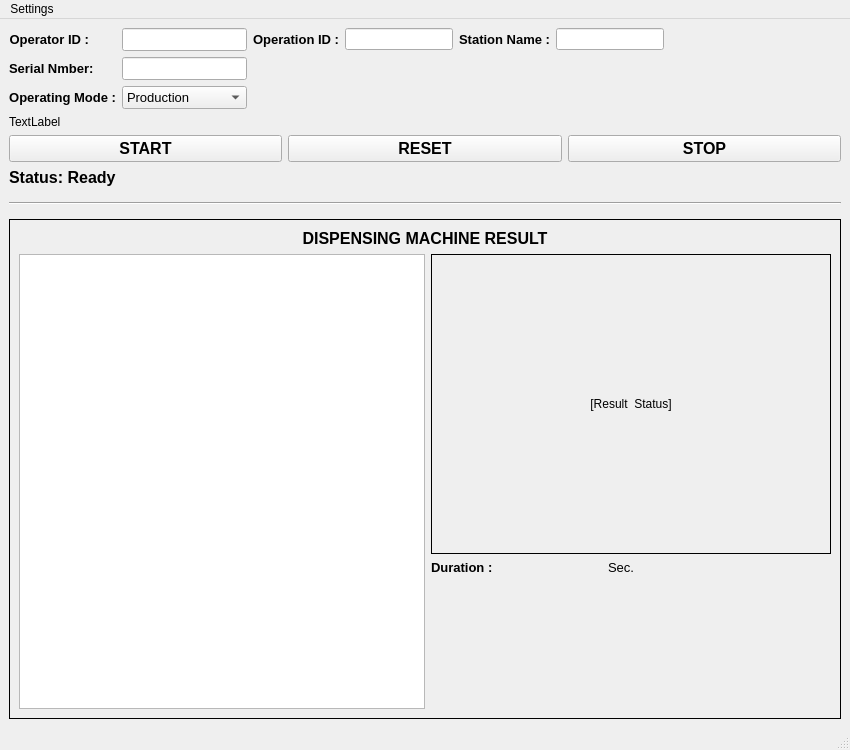
<?xml version="1.0" encoding="UTF-8"?>
<ui version="4.0">
 <class>MainWindow</class>
 <widget class="QMainWindow" name="MainWindow">
  <property name="geometry">
   <rect>
    <x>0</x>
    <y>0</y>
    <width>850</width>
    <height>750</height>
   </rect>
  </property>
  <property name="sizePolicy">
   <sizepolicy hsizetype="Minimum" vsizetype="Minimum">
    <horstretch>0</horstretch>
    <verstretch>0</verstretch>
   </sizepolicy>
  </property>
  <property name="minimumSize">
   <size>
    <width>850</width>
    <height>750</height>
   </size>
  </property>
  <property name="windowTitle">
   <string>MainWindow</string>
  </property>
  <widget class="QWidget" name="centralwidget">
   <layout class="QVBoxLayout" name="verticalLayout">
    <item>
     <layout class="QGridLayout" name="gridLayout">
      <item row="0" column="1">
       <widget class="QLineEdit" name="lineEdit_Operator">
        <property name="sizePolicy">
         <sizepolicy hsizetype="Fixed" vsizetype="Fixed">
          <horstretch>0</horstretch>
          <verstretch>0</verstretch>
         </sizepolicy>
        </property>
        <property name="minimumSize">
         <size>
          <width>0</width>
          <height>0</height>
         </size>
        </property>
        <property name="maximumSize">
         <size>
          <width>200</width>
          <height>16777215</height>
         </size>
        </property>
        <property name="font">
         <font>
          <pointsize>10</pointsize>
         </font>
        </property>
        <property name="text">
         <string/>
        </property>
        <property name="readOnly">
         <bool>true</bool>
        </property>
       </widget>
      </item>
      <item row="0" column="4">
       <widget class="QLabel" name="label_MC">
        <property name="sizePolicy">
         <sizepolicy hsizetype="Fixed" vsizetype="Fixed">
          <horstretch>0</horstretch>
          <verstretch>0</verstretch>
         </sizepolicy>
        </property>
        <property name="maximumSize">
         <size>
          <width>100</width>
          <height>16777215</height>
         </size>
        </property>
        <property name="font">
         <font>
          <pointsize>10</pointsize>
          <weight>75</weight>
          <bold>true</bold>
         </font>
        </property>
        <property name="text">
         <string>Station Name :</string>
        </property>
        <property name="alignment">
         <set>Qt::AlignRight|Qt::AlignTrailing|Qt::AlignVCenter</set>
        </property>
       </widget>
      </item>
      <item row="2" column="0">
       <widget class="QLabel" name="label_Mode">
        <property name="sizePolicy">
         <sizepolicy hsizetype="Preferred" vsizetype="Fixed">
          <horstretch>0</horstretch>
          <verstretch>0</verstretch>
         </sizepolicy>
        </property>
        <property name="font">
         <font>
          <pointsize>10</pointsize>
          <weight>75</weight>
          <bold>true</bold>
         </font>
        </property>
        <property name="text">
         <string>Operating Mode :</string>
        </property>
        <property name="alignment">
         <set>Qt::AlignRight|Qt::AlignTrailing|Qt::AlignVCenter</set>
        </property>
       </widget>
      </item>
      <item row="0" column="6">
       <spacer name="horizontalSpacer">
        <property name="orientation">
         <enum>Qt::Horizontal</enum>
        </property>
        <property name="sizeHint" stdset="0">
         <size>
          <width>40</width>
          <height>20</height>
         </size>
        </property>
       </spacer>
      </item>
      <item row="0" column="0">
       <widget class="QLabel" name="label_Opeator">
        <property name="sizePolicy">
         <sizepolicy hsizetype="Fixed" vsizetype="Fixed">
          <horstretch>0</horstretch>
          <verstretch>0</verstretch>
         </sizepolicy>
        </property>
        <property name="font">
         <font>
          <pointsize>10</pointsize>
          <weight>75</weight>
          <bold>true</bold>
         </font>
        </property>
        <property name="text">
         <string>Operator ID :</string>
        </property>
        <property name="alignment">
         <set>Qt::AlignRight|Qt::AlignTrailing|Qt::AlignVCenter</set>
        </property>
       </widget>
      </item>
      <item row="0" column="3">
       <widget class="QLineEdit" name="lineEdit_Operation">
        <property name="sizePolicy">
         <sizepolicy hsizetype="Fixed" vsizetype="Fixed">
          <horstretch>0</horstretch>
          <verstretch>0</verstretch>
         </sizepolicy>
        </property>
        <property name="maximumSize">
         <size>
          <width>150</width>
          <height>16777215</height>
         </size>
        </property>
       </widget>
      </item>
      <item row="3" column="0" colspan="7">
       <widget class="QLabel" name="label_Error">
        <property name="text">
         <string>TextLabel</string>
        </property>
       </widget>
      </item>
      <item row="0" column="5">
       <widget class="QLineEdit" name="lineEdit_Station">
        <property name="sizePolicy">
         <sizepolicy hsizetype="Fixed" vsizetype="Fixed">
          <horstretch>0</horstretch>
          <verstretch>0</verstretch>
         </sizepolicy>
        </property>
        <property name="maximumSize">
         <size>
          <width>150</width>
          <height>16777215</height>
         </size>
        </property>
       </widget>
      </item>
      <item row="2" column="1">
       <widget class="QComboBox" name="comboBox">
        <property name="sizePolicy">
         <sizepolicy hsizetype="Fixed" vsizetype="Fixed">
          <horstretch>0</horstretch>
          <verstretch>0</verstretch>
         </sizepolicy>
        </property>
        <property name="minimumSize">
         <size>
          <width>0</width>
          <height>0</height>
         </size>
        </property>
        <property name="maximumSize">
         <size>
          <width>150</width>
          <height>16777215</height>
         </size>
        </property>
        <property name="font">
         <font>
          <pointsize>10</pointsize>
         </font>
        </property>
        <item>
         <property name="text">
          <string>Production</string>
         </property>
        </item>
        <item>
         <property name="text">
          <string>Debug</string>
         </property>
        </item>
        <item>
         <property name="text">
          <string>Deviation</string>
         </property>
        </item>
        <item>
         <property name="text">
          <string>Maintenance</string>
         </property>
        </item>
        <item>
         <property name="text">
          <string>Calibration</string>
         </property>
        </item>
       </widget>
      </item>
      <item row="0" column="2">
       <widget class="QLabel" name="label_Operation">
        <property name="sizePolicy">
         <sizepolicy hsizetype="Fixed" vsizetype="Fixed">
          <horstretch>0</horstretch>
          <verstretch>0</verstretch>
         </sizepolicy>
        </property>
        <property name="font">
         <font>
          <pointsize>10</pointsize>
          <weight>75</weight>
          <bold>true</bold>
         </font>
        </property>
        <property name="text">
         <string>Operation ID :</string>
        </property>
        <property name="alignment">
         <set>Qt::AlignRight|Qt::AlignTrailing|Qt::AlignVCenter</set>
        </property>
       </widget>
      </item>
      <item row="1" column="0">
       <widget class="QLabel" name="label_Serial">
        <property name="font">
         <font>
          <pointsize>10</pointsize>
          <weight>75</weight>
          <bold>true</bold>
         </font>
        </property>
        <property name="text">
         <string>Serial Nmber:</string>
        </property>
       </widget>
      </item>
      <item row="1" column="1">
       <widget class="QLineEdit" name="lineEdit_Serial">
        <property name="sizePolicy">
         <sizepolicy hsizetype="Maximum" vsizetype="Fixed">
          <horstretch>0</horstretch>
          <verstretch>0</verstretch>
         </sizepolicy>
        </property>
        <property name="maximumSize">
         <size>
          <width>200</width>
          <height>16777215</height>
         </size>
        </property>
        <property name="font">
         <font>
          <pointsize>10</pointsize>
         </font>
        </property>
       </widget>
      </item>
     </layout>
    </item>
    <item>
     <layout class="QHBoxLayout" name="horizontalLayout_buttons">
      <item>
       <widget class="QPushButton" name="btn_start">
        <property name="font">
         <font>
          <pointsize>12</pointsize>
          <weight>75</weight>
          <bold>true</bold>
         </font>
        </property>
        <property name="text">
         <string>START</string>
        </property>
       </widget>
      </item>
      <item>
       <widget class="QPushButton" name="btn_reset">
        <property name="font">
         <font>
          <pointsize>12</pointsize>
          <weight>75</weight>
          <bold>true</bold>
         </font>
        </property>
        <property name="text">
         <string>RESET</string>
        </property>
       </widget>
      </item>
      <item>
       <widget class="QPushButton" name="btn_stop">
        <property name="font">
         <font>
          <pointsize>12</pointsize>
          <weight>75</weight>
          <bold>true</bold>
         </font>
        </property>
        <property name="text">
         <string>STOP</string>
        </property>
       </widget>
      </item>
     </layout>
    </item>
    <item>
     <widget class="QLabel" name="label_status">
      <property name="font">
       <font>
        <pointsize>12</pointsize>
        <weight>75</weight>
        <bold>true</bold>
       </font>
      </property>
      <property name="text">
       <string>Status: Ready</string>
      </property>
     </widget>
    </item>
    <item>
     <widget class="Line" name="line">
      <property name="sizePolicy">
       <sizepolicy hsizetype="Minimum" vsizetype="Fixed">
        <horstretch>0</horstretch>
        <verstretch>0</verstretch>
       </sizepolicy>
      </property>
      <property name="minimumSize">
       <size>
        <width>0</width>
        <height>20</height>
       </size>
      </property>
      <property name="maximumSize">
       <size>
        <width>16777215</width>
        <height>20</height>
       </size>
      </property>
      <property name="orientation">
       <enum>Qt::Horizontal</enum>
      </property>
     </widget>
    </item>
    <item>
     <widget class="QStackedWidget" name="stackedWidget">
      <property name="sizePolicy">
       <sizepolicy hsizetype="Expanding" vsizetype="Expanding">
        <horstretch>0</horstretch>
        <verstretch>0</verstretch>
       </sizepolicy>
      </property>
      <property name="minimumSize">
       <size>
        <width>0</width>
        <height>0</height>
       </size>
      </property>
      <property name="frameShape">
       <enum>QFrame::Box</enum>
      </property>
      <property name="currentIndex">
       <number>0</number>
      </property>
      <widget class="QWidget" name="Page">
       <layout class="QGridLayout" name="gridLayout_2">
        <item row="3" column="2">
         <spacer name="verticalSpacer">
          <property name="orientation">
           <enum>Qt::Vertical</enum>
          </property>
          <property name="sizeHint" stdset="0">
           <size>
            <width>20</width>
            <height>40</height>
           </size>
          </property>
         </spacer>
        </item>
        <item row="2" column="1">
         <widget class="QLabel" name="label_Duration">
          <property name="sizePolicy">
           <sizepolicy hsizetype="Fixed" vsizetype="Fixed">
            <horstretch>0</horstretch>
            <verstretch>0</verstretch>
           </sizepolicy>
          </property>
          <property name="font">
           <font>
            <pointsize>10</pointsize>
            <weight>75</weight>
            <bold>true</bold>
           </font>
          </property>
          <property name="text">
           <string>Duration : </string>
          </property>
         </widget>
        </item>
        <item row="1" column="0" rowspan="3">
         <widget class="QTableView" name="tableResult"/>
        </item>
        <item row="2" column="3">
         <widget class="QLabel" name="label_SecUnit">
          <property name="sizePolicy">
           <sizepolicy hsizetype="Fixed" vsizetype="Fixed">
            <horstretch>0</horstretch>
            <verstretch>0</verstretch>
           </sizepolicy>
          </property>
          <property name="font">
           <font>
            <pointsize>10</pointsize>
           </font>
          </property>
          <property name="text">
           <string>Sec.</string>
          </property>
         </widget>
        </item>
        <item row="1" column="1" colspan="4">
         <widget class="QLabel" name="label_ResultStatus">
          <property name="sizePolicy">
           <sizepolicy hsizetype="Fixed" vsizetype="Fixed">
            <horstretch>0</horstretch>
            <verstretch>0</verstretch>
           </sizepolicy>
          </property>
          <property name="minimumSize">
           <size>
            <width>400</width>
            <height>300</height>
           </size>
          </property>
          <property name="maximumSize">
           <size>
            <width>400</width>
            <height>300</height>
           </size>
          </property>
          <property name="frameShape">
           <enum>QFrame::Box</enum>
          </property>
          <property name="text">
           <string>[Result  Status]</string>
          </property>
          <property name="alignment">
           <set>Qt::AlignCenter</set>
          </property>
         </widget>
        </item>
        <item row="2" column="2">
         <widget class="QLabel" name="DurationValue">
          <property name="sizePolicy">
           <sizepolicy hsizetype="Fixed" vsizetype="Fixed">
            <horstretch>0</horstretch>
            <verstretch>0</verstretch>
           </sizepolicy>
          </property>
          <property name="minimumSize">
           <size>
            <width>100</width>
            <height>0</height>
           </size>
          </property>
          <property name="maximumSize">
           <size>
            <width>100</width>
            <height>16777215</height>
           </size>
          </property>
          <property name="font">
           <font>
            <pointsize>10</pointsize>
           </font>
          </property>
          <property name="text">
           <string/>
          </property>
         </widget>
        </item>
        <item row="0" column="0" colspan="5">
         <widget class="QLabel" name="label_ResultHeader">
          <property name="sizePolicy">
           <sizepolicy hsizetype="Preferred" vsizetype="Fixed">
            <horstretch>0</horstretch>
            <verstretch>0</verstretch>
           </sizepolicy>
          </property>
          <property name="font">
           <font>
            <pointsize>12</pointsize>
            <weight>75</weight>
            <bold>true</bold>
           </font>
          </property>
          <property name="text">
           <string>DISPENSING MACHINE RESULT</string>
          </property>
          <property name="alignment">
           <set>Qt::AlignCenter</set>
          </property>
         </widget>
        </item>
       </layout>
      </widget>
      <widget class="QWidget" name="page_2"/>
     </widget>
    </item>
   </layout>
  </widget>
  <widget class="QStatusBar" name="statusbar"/>
  <widget class="QMenuBar" name="menuBar">
   <property name="geometry">
    <rect>
     <x>0</x>
     <y>0</y>
     <width>850</width>
     <height>22</height>
    </rect>
   </property>
   <widget class="QMenu" name="menuSetting">
    <property name="title">
     <string>Settings</string>
    </property>
    <addaction name="actionEdit_Config"/>
   </widget>
   <addaction name="menuSetting"/>
  </widget>
  <action name="actionEdit_Config">
   <property name="text">
    <string>Edit Config</string>
   </property>
  </action>
 </widget>
 <resources/>
 <connections/>
</ui>
